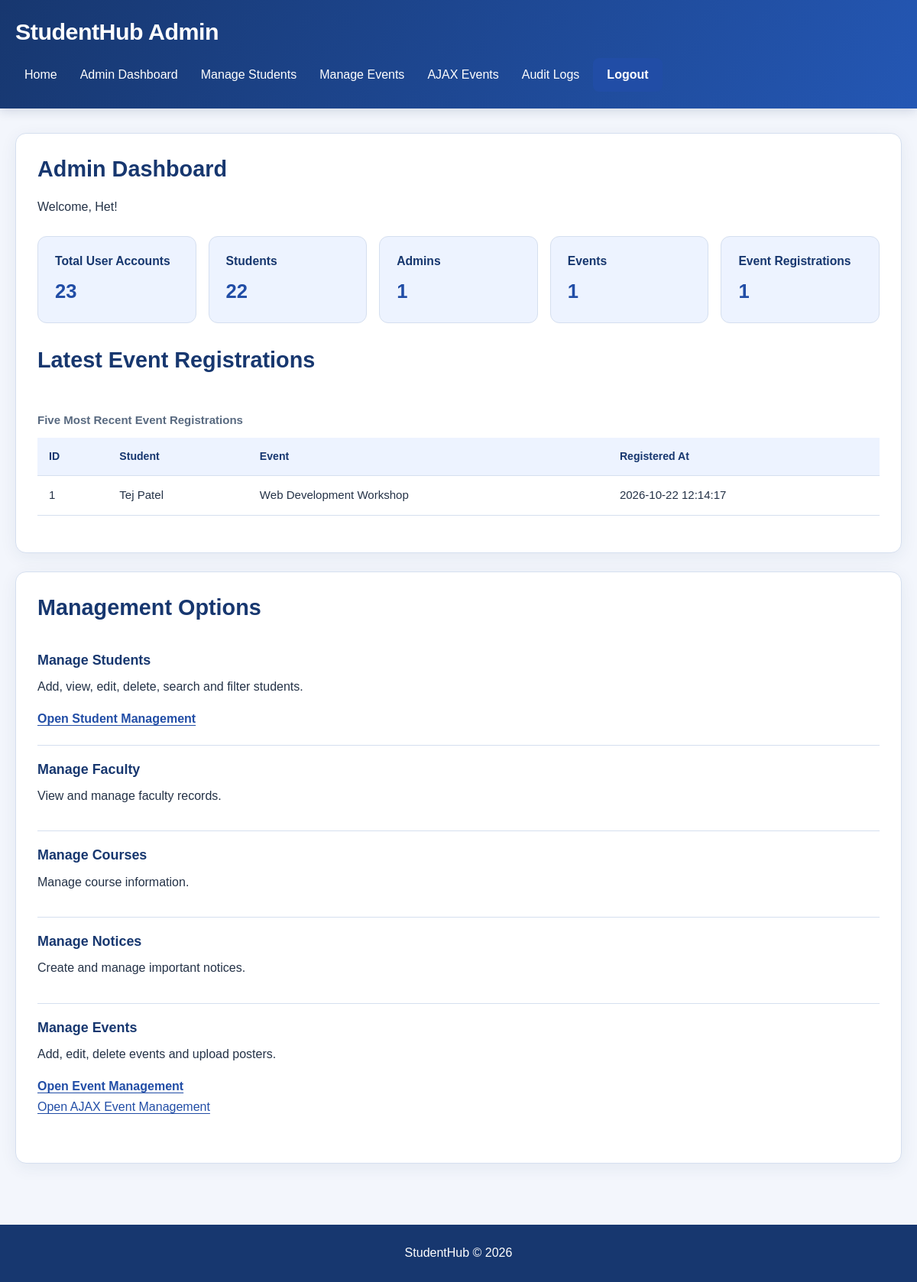
Screenshot of /pages/admin.php (signed in) with the database file from the repository.
### tables this page shows
CREATE TABLE `registrations` (
  `registration_id` int(10) UNSIGNED NOT NULL,
  `student_id` int(10) UNSIGNED NOT NULL,
  `event_id` int(10) UNSIGNED NOT NULL,
  `registered_at` timestamp NOT NULL DEFAULT current_timestamp()
);

CREATE TABLE `students` (
  `student_id` int(10) UNSIGNED NOT NULL,
  `full_name` varchar(100) NOT NULL,
  `email` varchar(254) NOT NULL,
  `mobile` varchar(10) NOT NULL,
  `password_hash` varchar(255) NOT NULL,
  `course` varchar(10) NOT NULL,
  `year` tinyint(3) UNSIGNED NOT NULL,
  `gender` enum('Male','Female','Other') NOT NULL,
  `created_at` timestamp NOT NULL DEFAULT current_timestamp(),
  `role` enum('student','admin') NOT NULL DEFAULT 'student',
  `last_login` datetime DEFAULT NULL
);

CREATE TABLE `events` (
  `event_id` int(10) UNSIGNED NOT NULL,
  `event_name` varchar(150) NOT NULL,
  `event_date` date NOT NULL,
  `venue` varchar(150) NOT NULL,
  `category` varchar(50) NOT NULL,
  `poster_filename` varchar(100) DEFAULT NULL,
  `status` enum('open','closed') NOT NULL DEFAULT 'open'
);

### pages/admin.php (the view, shortened to what this page needs)
<?php
require_once __DIR__ . "/../php/db_mysqli.php";
function dashboardText($value)
{
    return htmlspecialchars(
        (string) $value,
        ENT_QUOTES,
        "UTF-8"
    );
}
$stats = [
    "accounts" => 0,
    "students" => 0,
    "admins" => 0,
    "events" => 0,
    "registrations" => 0
];
$latestRegistrations = [];
$error = "";
try {
    $users = $conn->prepare(
        "SELECT COUNT(*) AS accounts,
                COALESCE(SUM(role = 'student'), 0) AS students,
                COALESCE(SUM(role = 'admin'), 0) AS admins
         FROM students"
    );
    $users->execute();
    $userCounts = $users->get_result()->fetch_assoc();
    $stats["accounts"] = (int) $userCounts["accounts"];
    $stats["students"] = (int) $userCounts["students"];
    $stats["admins"] = (int) $userCounts["admins"];
    $events = $conn->prepare(
        "SELECT COUNT(*) AS total FROM events"
    );
    $events->execute();
    $stats["events"] = (int) $events
        ->get_result()
        ->fetch_assoc()["total"];
    $registrations = $conn->prepare(
        "SELECT COUNT(*) AS total FROM registrations"
    );
    $registrations->execute();
    $stats["registrations"] = (int) $registrations
        ->get_result()
        ->fetch_assoc()["total"];
    $latest = $conn->prepare(
        "SELECT r.registration_id,
                s.full_name,
                e.event_name,
                r.registered_at
         FROM registrations AS r
         INNER JOIN students AS s
             ON r.student_id = s.student_id
         INNER JOIN events AS e
             ON r.event_id = e.event_id
         ORDER BY r.registered_at DESC,
                  r.registration_id DESC
         LIMIT 5"
    );
    $latest->execute();
    $result = $latest->get_result();
    while ($row = $result->fetch_assoc()) {
        $latestRegistrations[] = $row;
    }
} catch (mysqli_sql_exception $e) {
    error_log($e->getMessage());
    http_response_code(500);
    $error = "Unable to load dashboard data. Please try again.";
}
?>
<!DOCTYPE html>
<html lang="en">
<head>
    <link rel="stylesheet" href="../css/style.css">
</head>
<body>
<header>
    <h1>StudentHub Admin</h1>
    <?php require __DIR__ . "/../php/menu.php"; ?>
</header>
<main>
    <section>
        <h2>Admin Dashboard</h2>
        <p>
            Welcome,
            <?= dashboardText($_SESSION["full_name"]) ?>!
        </p>
        <?php if ($error !== "") { ?>
            <p role="alert"><?= dashboardText($error) ?></p>
        <?php } else { ?>
            <div class="dashboard-cards">
                <article class="dashboard-card">
                    <h3>Total User Accounts</h3>
                    <p><?= dashboardText($stats["accounts"]) ?></p>
                </article>
                <article class="dashboard-card">
                    <h3>Students</h3>
                    <p><?= dashboardText($stats["students"]) ?></p>
                </article>
                <article class="dashboard-card">
                    <h3>Admins</h3>
                    <p><?= dashboardText($stats["admins"]) ?></p>
                </article>
                <article class="dashboard-card">
                    <h3>Events</h3>
                    <p><?= dashboardText($stats["events"]) ?></p>
                </article>
                <article class="dashboard-card">
                    <h3>Event Registrations</h3>
                    <p><?= dashboardText($stats["registrations"]) ?></p>
                </article>
            </div>
            <h2>Latest Event Registrations</h2>
            <?php if (empty($latestRegistrations)) { ?>
                <p>No event registrations yet.</p>
            <?php } else { ?>
                <div style="overflow-x: auto;">
                    <table>
                        <caption>
                            Five Most Recent Event Registrations
                        </caption>
                        <thead>
                            <tr>
                                <th scope="col">ID</th>
                                <th scope="col">Student</th>
                                <th scope="col">Event</th>
                                <th scope="col">Registered At</th>
                            </tr>
                        </thead>
                        <tbody>
                            <?php foreach ($latestRegistrations as $row) { ?>
                                <tr>
                                    <td>
                                        <?= dashboardText(
                                            $row["registration_id"]
                                        ) ?>
                                    </td>
                                    <td>
                                        <?= dashboardText(
                                            $row["full_name"]
                                        ) ?>
                                    </td>
                                    <td>
                                        <?= dashboardText(
                                            $row["event_name"]
                                        ) ?>
                                    </td>
                                    <td>
                                        <?= dashboardText(
                                            $row["registered_at"]
                                        ) ?>
                                    </td>
                                </tr>
                            <?php } ?>
                        </tbody>
                    </table>
                </div>
            <?php } ?>
        <?php } ?>
    </section>
    <section>
        <h2>Management Options</h2>
        <article>
            <h3>Manage Students</h3>
            <p>Add, view, edit, delete, search and filter students.</p>
            <a href="students.php">Open Student Management</a>
        </article>
        <article>
            <h3>Manage Faculty</h3>
            <p>View and manage faculty records.</p>
        </article>
        <article>
            <h3>Manage Courses</h3>
            <p>Manage course information.</p>
        </article>
        <article>
            <h3>Manage Notices</h3>
            <p>Create and manage important notices.</p>
        </article>
        <article>
            <h3>Manage Events</h3>
            <p>Add, edit, delete events and upload posters.</p>
            <a href="manage_events.php">Open Event Management</a>
            <p>
                <a href="ajax_events.php">
                    Open AJAX Event Management
                </a>
            </p>
        </article>
    </section>
</main>
<footer>
    <p>StudentHub &copy; 2026</p>
</footer>
</body>
</html>

### css/style.css (style rules this page uses)
:root { --background: #f3f6fc; --surface: #ffffff; --surface-soft: #edf3ff; --text: #243247; --muted: #596a80; --primary: #214da6; --primary-hover: #183c85; --heading: #17376f; --border: #d5dfef; --focus: #5480db; --success: #216b3b; --error: #b42332; --radius: 14px; --shadow: 0 5px 22px rgba(24, 54, 105, 0.07); }
* { box-sizing: border-box; margin: 0; padding: 0; }
html { scroll-behavior: smooth; }
body { min-height: 100vh; display: flex; flex-direction: column; font-family: Arial, Helvetica, sans-serif; font-size: 16px; line-height: 1.65; background: var(--background); color: var(--text); transition: background-color 0.2s, color 0.2s; }
a { color: var(--primary); text-underline-offset: 3px; }
p { margin-bottom: 12px; }
h1, h2, h3, h4 { line-height: 1.3; overflow-wrap: anywhere; }
h2 { color: var(--heading); font-size: clamp(1.4rem, 3vw, 1.8rem); margin-bottom: 18px; }
h3 { color: var(--heading); font-size: 1.12rem; margin-bottom: 10px; }
:where(a, button, input, select, textarea):focus-visible { outline: 3px solid var(--focus); outline-offset: 3px; }
header { background: linear-gradient(120deg, #17376f, #2457b4); color: #ffffff; padding: 22px max(20px, calc((100% - 1200px) / 2)); box-shadow: 0 3px 14px rgba(16, 39, 81, 0.16); }
header h1 { color: #ffffff; font-size: clamp(1.5rem, 3vw, 1.9rem); letter-spacing: -0.5px; }
header > h1 { margin-bottom: 14px; }
main { width: 100%; max-width: 1240px; flex: 1; margin: 0 auto; padding: 32px 20px; }
main > section, .dashboard-content { background: var(--surface); padding: 28px; margin-bottom: 24px; border: 1px solid var(--border); border-radius: var(--radius); box-shadow: var(--shadow); min-width: 0; }
section > article:not( .feature-card, .event-card, .dashboard-card, .data-card, .student-card, .slide ) { padding: 20px 0; border-bottom: 1px solid var(--border); }
section > article:last-child { border-bottom: 0; }
section > article > a { display: inline-block; margin-top: 4px; font-weight: 600; }
.feature-card, .event-card, .dashboard-card, .data-card, .student-card { min-width: 0; padding: 22px; background: var(--surface-soft); border: 1px solid var(--border); border-radius: 12px; overflow-wrap: anywhere; transition: border-color 0.2s, box-shadow 0.2s; }
.dashboard-cards { display: grid; grid-template-columns: repeat(auto-fit, minmax(160px, 1fr)); gap: 16px; margin: 24px 0 30px; }
.dashboard-card h3 { font-size: 0.98rem; }
.dashboard-card p { margin: 12px 0 0; color: var(--primary); font-size: 1.6rem; font-weight: 700; line-height: 1.4; }
table { width: 100%; margin: 20px 0; border-collapse: collapse; background: var(--surface); font-size: 0.94rem; }
caption { padding: 10px 0; text-align: left; color: var(--muted); font-weight: 600; }
th, td { padding: 13px 15px; text-align: left; vertical-align: middle; border-bottom: 1px solid var(--border); }
th { background: var(--surface-soft); color: var(--heading); font-size: 0.88rem; font-weight: 700; }
td { overflow-wrap: anywhere; }
footer { margin-top: 24px; padding: 24px 20px; background: #17376f; color: #ffffff; text-align: center; }
footer p { margin: 0; }

### rows the page displays
registrations: registration_id "1", student.full_name "Tej Patel", event.event_name "Web Development Workshop", registered_at "2026-10-22 12:14:17"

### other values shown
dashboardText($_SESSION["full_name"]) "Het"
dashboardText($stats["accounts"]) "23"
dashboardText($stats["students"]) "22"
dashboardText($stats["admins"]) "1"
dashboardText($stats["events"]) "1"
dashboardText($stats["registrations"]) "1"
